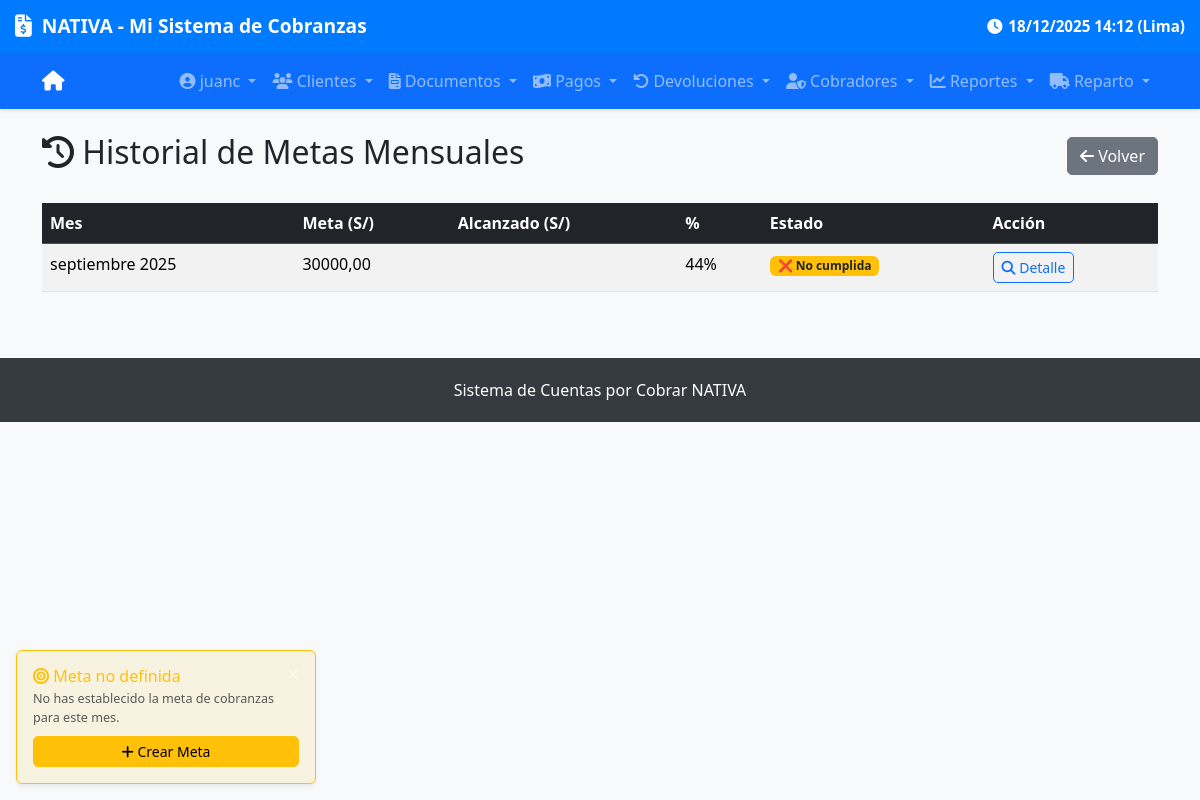
Page /cobros/historial-metas/ (signed in) on the earlier database version.
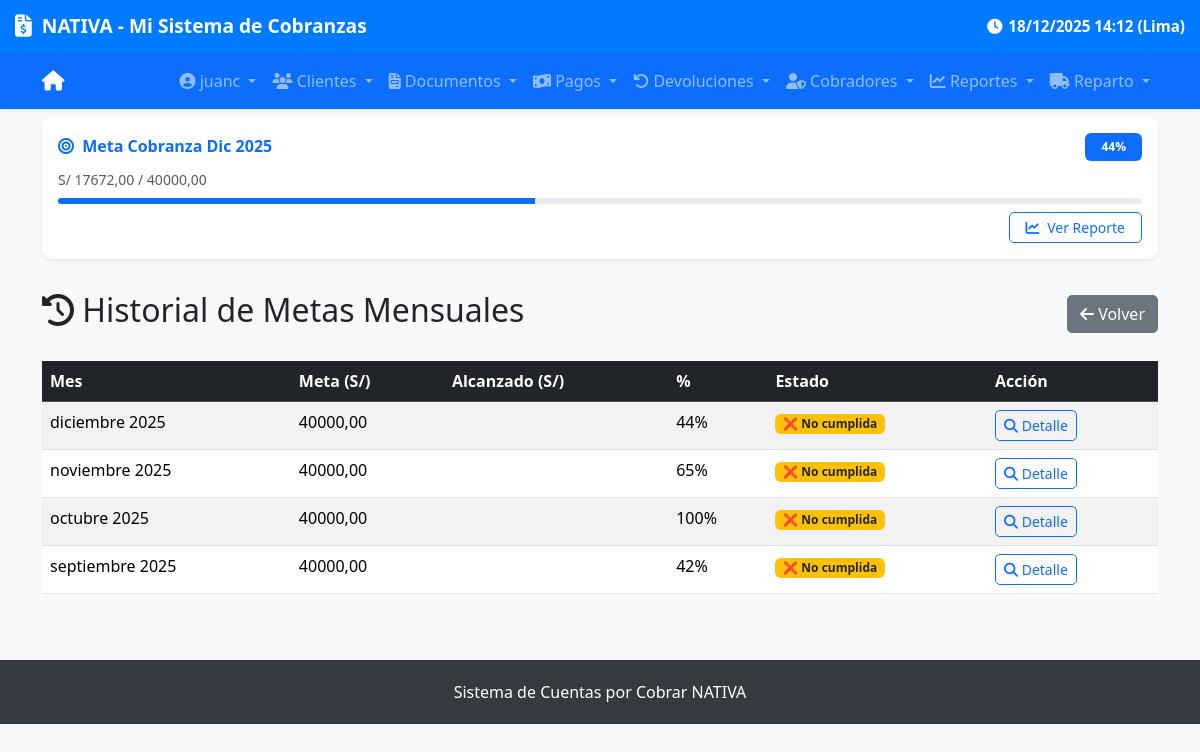
Same page on the later database version.
### cobros/models.py (models this page shows, shortened)
class MetaMensual(models.Model):
    mes = models.DateField(help_text="Primer día del mes, ej: 2025-09-01")
    monto_objetivo = models.DecimalField(max_digits=12, decimal_places=2)
    descripcion = models.CharField(max_length=200, blank=True, null=True)
    creada_en = models.DateTimeField(auto_now_add=True)
    actualizada_en = models.DateTimeField(auto_now=True)
    class Meta:
        unique_together = ('mes',)
    @property
    def monto_alcanzado(self):
        from .models import Cobro
        from django.db.models import Sum
        import datetime
        try:
            if not self.mes:
                return Decimal('0.00')
            primer_dia = self.mes
            _, last_day = calendar.monthrange(primer_dia.year, primer_dia.month)
            ultimo_dia = primer_dia.replace(day=last_day)
            fecha_inicio = timezone.make_aware(
                datetime.datetime.combine(primer_dia, datetime.time.min)
            )
            fecha_fin = timezone.make_aware(
                datetime.datetime.combine(ultimo_dia, datetime.time.max)
            )
            total = Cobro.objects.filter(
                fecha__gte=fecha_inicio,
                fecha__lte=fecha_fin
            ).aggregate(total=Sum('monto'))['total'] or Decimal('0.00')
            return total
        except Exception as e:
            print(f"Error en monto_alcanzado: {e}")
            return Decimal('0.00')
    @property
    def porcentaje_alcanzado(self):
        if self.monto_objetivo <= 0:
            return 0
        return min((self.monto_alcanzado / self.monto_objetivo) * 100, 100)

### cobros/views.py (the view)
# urls.py: path('historial-metas/', views.historial_metas, name='historial_metas'),
@login_required
def historial_metas(request):
    if not (
        request.user.is_staff or
        request.user.is_superuser or
        request.user.groups.filter(name='Encargados Reparto').exists()
    ):
        return render(request, 'cobros/no_permiso.html', {
            'titulo': 'Acceso denegado',
            'mensaje': 'No tienes permiso para acceder a esta página.',
            'url_anterior': request.META.get('HTTP_REFERER')  # Página de donde vino
        })
    metas = MetaMensual.objects.all().order_by('-mes')
    data_metas = []
    for meta in metas:
        primer_dia = meta.mes
        _, last_day = monthrange(primer_dia.year, primer_dia.month)
        ultimo_dia = primer_dia.replace(day=last_day)
        fecha_inicio = timezone.make_aware(
            datetime.combine(primer_dia, time.min)
        )
        fecha_fin = timezone.make_aware(
            datetime.combine(ultimo_dia, time.max)
        )
        cobros_mes = Cobro.objects.filter(
            fecha__gte=fecha_inicio,
            fecha__lte=fecha_fin
        ).aggregate(total=Sum('monto'))['total'] or Decimal('0.00')
        porcentaje = 0
        if meta.monto_objetivo > 0:
            porcentaje = min((cobros_mes / meta.monto_objetivo) * 100, 100)
        data_metas.append({
            'meta': meta,
            'cobrado': cobros_mes,
            'porcentaje': porcentaje
        })
    return render(request, 'cobros/historial_metas.html', {
        'data_metas': data_metas
    })

### cobros/context_processors.py (called while the page is built)
def meta_mensual(request):
    try:
        today = timezone.now().date()
        meta = MetaMensual.objects.get(mes__year=today.year, mes__month=today.month)
        return {'meta': meta}
    except MetaMensual.DoesNotExist:
        return {'meta': None}
    except Exception as e:
        print(f"Error en context_processor meta_mensual: {e}")
        return {'meta': None}

### cobros/templates/cobros/historial_metas.html (shortened to what this page needs)
{% extends 'base.html' %}
{% block content %}
<div class="d-flex justify-content-between align-items-center mb-4">
    <h2><i class="fas fa-history"></i> Historial de Metas Mensuales</h2>
    <a href="{% url 'cobros:reporte_cartera' %}" class="btn btn-secondary">
        <i class="fas fa-arrow-left"></i> Volver
    </a>
</div>
<div class="table-responsive">
    <table class="table table-striped">
        <thead class="table-dark">
            <tr>
                <th>Mes</th>
                <th>Meta (S/)</th>
                <th>Alcanzado (S/)</th>
                <th>%</th>
                <th>Estado</th>
                <th>Acción</th>
            </tr>
        </thead>
        <tbody>
            {% for d in data_metas %}
            <tr>
                <td>{{ d.meta.mes|date:"F Y" }}</td>
                <td>{{ d.meta.monto_objetivo|floatformat:2 }}</td>
                <td>{{ d.monto_alcanzado|floatformat:2 }}</td>
                <td>{{ d.porcentaje|floatformat:0 }}%</td>
                <td>
                    <span class="badge bg-{% if d.cumplida %}success{% else %}warning text-dark{% endif %}">
                        {% if d.cumplida %}✅ Cumplida{% else %}❌ No cumplida{% endif %}
                    </span>
                </td>
                <td>
                    <a href="{% url 'cobros:detalle_meta_mes' d.meta.mes.year d.meta.mes.month %}"
                       class="btn btn-sm btn-outline-primary">
                        <i class="fas fa-search"></i> Detalle
                    </a>
                </td>
            </tr>
            {% empty %}
            <tr>
                <td colspan="6" class="text-center text-muted">
                    No hay metas definidas.
                </td>
            </tr>
            {% endfor %}
        </tbody>
    </table>
</div>
{% endblock %}

### templates/base.html (shortened to what the changed rows need)
<!DOCTYPE html>
<html lang="es">
<head>
    <link href="https://cdn.jsdelivr.net/npm/bootstrap@5.3.3/dist/css/bootstrap.min.css" rel="stylesheet">
    <link href="https://cdnjs.cloudflare.com/ajax/libs/font-awesome/6.5.0/css/all.min.css" rel="stylesheet">
</head>
<body>
                {% now "d/m/Y H:i" as current_time %}
{% if user.is_authenticated and meta %}
    <div class="container-fluid py-2 mb-3">
        <div class="container">
            <div class="card border-0 shadow-sm bg-white" style="border-left: 4px solid #0d6efd;">
                <div class="card-body p-3">
                    <div class="d-flex justify-content-between align-items-center mb-2">
                        <h6 class="mb-0 text-primary fw-bold">
                            <i class="fas fa-bullseye me-1"></i>
                            Meta Cobranza {{ meta.mes|date:"M Y" }}
                        </h6>
                        <span class="badge bg-primary text-white px-3 py-2">
                            {{ meta.porcentaje_alcanzado|floatformat:0 }}%
                        </span>
                    </div>
                    <div class="small text-muted mb-2">
                        S/ {{ meta.monto_alcanzado|floatformat:2 }} / {{ meta.monto_objetivo|floatformat:2 }}
                    </div>
                    <div class="progress mb-2" style="height: 6px;">
                        <div class="progress-bar bg-primary" role="progressbar"
                             style="width: {{ meta.porcentaje_alcanzado|floatformat:0 }}%;"
                             aria-valuenow="{{ meta.porcentaje_alcanzado }}"
                             aria-valuemin="0" aria-valuemax="100">
                        </div>
                    </div>
                    {% if user.username == 'adminaqp' or user.username == 'juanc' or user.username == 'CHRISTIAN' %}
                        <div class="text-end mt-2">
                            <a href="{% url 'cobros:reporte_cartera' %}"
                               class="btn btn-sm btn-outline-primary px-3">
                                <i class="fas fa-chart-line me-1"></i> Ver Reporte
                            </a>
                        </div>
                    {% endif %}
                </div>
            </div>
        </div>
    </div>
{% endif %}
    <div class="container mt-4">
        {% block content %}{% endblock %}
    </div>
{% if user.is_authenticated and not meta %}
    <div id="meta-reminder" class="position-fixed bottom-0 start-0 m-3 p-3 bg-warning bg-opacity-10 border border-warning rounded shadow-sm"
         style="z-index: 1000; max-width: 300px; font-size: 0.9rem;">
        <div class="d-flex justify-content-between align-items-start">
            <div>
                <h6 class="text-warning mb-1">
                    <i class="fas fa-bullseye"></i> Meta no definida
                </h6>
                <p class="small mb-0 text-muted">
                    No has establecido la meta de cobranzas para este mes.
                </p>
            </div>
            <button type="button" class="btn-close btn-close-white ms-2"
                    style="font-size: 0.6rem;"
                    onclick="document.getElementById('meta-reminder').remove();"
                    title="Cerrar notificación"></button>
        </div>
        <a href="{% url 'cobros:meta_create_or_update' %}"
           class="btn btn-warning btn-sm mt-2 w-100 btn-sm">
            <i class="fas fa-plus"></i> Crear Meta
        </a>
    </div>
{% endif %}
</body>
</html>

Differences in the rows shown:
added MetaMensual: mes "Dic 2025", porcentaje_alcanzado "44", monto_alcanzado "17672,00", monto_objetivo "40000,00", meta.mes "diciembre 2025", meta.monto_objetivo "40000,00", porcentaje "44"
added MetaMensual: meta.mes "noviembre 2025", meta.monto_objetivo "40000,00", porcentaje "65"
added MetaMensual: meta.mes "octubre 2025", meta.monto_objetivo "40000,00", porcentaje "100"
changed MetaMensual "septiembre 2025": meta.monto_objetivo "30000,00" → "40000,00"; porcentaje "44" → "42"
Other differences:
text no longer shown: "Meta no definida No has establecido la meta de cobranzas para este mes. Crear Meta"
text now shown: "Meta Cobranza % S/ / Ver Reporte"
